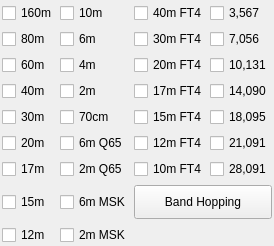
               <widget class="QWidget" name="tab_4">
                <attribute name="title">
                 <string>3</string>
                </attribute>
                <layout class="QVBoxLayout" name="verticalLayout_12">
                 <property name="spacing">
                  <number>3</number>
                 </property>
                 <property name="leftMargin">
                  <number>2</number>
                 </property>
                 <property name="topMargin">
                  <number>3</number>
                 </property>
                 <property name="rightMargin">
                  <number>2</number>
                 </property>
                 <property name="bottomMargin">
                  <number>1</number>
                 </property>
                 <item>
                  <widget class="QWidget" name="widget_3" native="true">
                   <property name="sizePolicy">
                    <sizepolicy hsizetype="Preferred" vsizetype="Preferred">
                     <horstretch>0</horstretch>
                     <verstretch>0</verstretch>
                    </sizepolicy>
                   </property>
                   <layout class="QGridLayout" name="gridLayout_8">
                    <property name="leftMargin">
                     <number>0</number>
                    </property>
                    <property name="topMargin">
                     <number>0</number>
                    </property>
                    <property name="rightMargin">
                     <number>0</number>
                    </property>
                    <property name="bottomMargin">
                     <number>0</number>
                    </property>
                    <property name="horizontalSpacing">
                     <number>3</number>
                    </property>
                    <property name="verticalSpacing">
                     <number>6</number>
                    </property>
                    <item row="7" column="0">
                     <widget class="QCheckBox" name="cb15m">
                      <property name="toolTip">
                       <string>15m FT8</string>
                      </property>
                      <property name="text">
                       <string>15m</string>
                      </property>
                     </widget>
                    </item>
                    <item row="0" column="0">
                     <widget class="QCheckBox" name="cb160m">
                      <property name="toolTip">
                       <string>160m FT8</string>
                      </property>
                      <property name="text">
                       <string>160m</string>
                      </property>
                     </widget>
                    </item>
                    <item row="3" column="2">
                     <widget class="QCheckBox" name="cb17mFT4">
                      <property name="toolTip">
                       <string>17m FT4</string>
                      </property>
                      <property name="text">
                       <string>17m FT4</string>
                      </property>
                     </widget>
                    </item>
                    <item row="6" column="0">
                     <widget class="QCheckBox" name="cb17m">
                      <property name="toolTip">
                       <string>17m FT8</string>
                      </property>
                      <property name="text">
                       <string>17m</string>
                      </property>
                     </widget>
                    </item>
                    <item row="4" column="0">
                     <widget class="QCheckBox" name="cb30m">
                      <property name="toolTip">
                       <string>30m FT8</string>
                      </property>
                      <property name="text">
                       <string>30m</string>
                      </property>
                     </widget>
                    </item>
                    <item row="3" column="0">
                     <widget class="QCheckBox" name="cb40m">
                      <property name="toolTip">
                       <string>40m FT8</string>
                      </property>
                      <property name="text">
                       <string>40m</string>
                      </property>
                     </widget>
                    </item>
                    <item row="5" column="0">
                     <widget class="QCheckBox" name="cb20m">
                      <property name="toolTip">
                       <string>20m FT8</string>
                      </property>
                      <property name="text">
                       <string>20m</string>
                      </property>
                     </widget>
                    </item>
                    <item row="2" column="0">
                     <widget class="QCheckBox" name="cb60m">
                      <property name="toolTip">
                       <string>60m FT8</string>
                      </property>
                      <property name="text">
                       <string>60m</string>
                      </property>
                     </widget>
                    </item>
                    <item row="2" column="2">
                     <widget class="QCheckBox" name="cb20mFT4">
                      <property name="toolTip">
                       <string>20m FT4</string>
                      </property>
                      <property name="text">
                       <string>20m FT4</string>
                      </property>
                     </widget>
                    </item>
                    <item row="1" column="2">
                     <widget class="QCheckBox" name="cb30mFT4">
                      <property name="toolTip">
                       <string>30m FT4</string>
                      </property>
                      <property name="text">
                       <string>30m FT4</string>
                      </property>
                     </widget>
                    </item>
                    <item row="0" column="2">
                     <widget class="QCheckBox" name="cb40mFT4">
                      <property name="toolTip">
                       <string>40m FT4</string>
                      </property>
                      <property name="text">
                       <string>40m FT4</string>
                      </property>
                     </widget>
                    </item>
                    <item row="1" column="0">
                     <widget class="QCheckBox" name="cb80m">
                      <property name="toolTip">
                       <string>80m FT8</string>
                      </property>
                      <property name="text">
                       <string>80m</string>
                      </property>
                     </widget>
                    </item>
                    <item row="8" column="0">
                     <widget class="QCheckBox" name="cb12m">
                      <property name="toolTip">
                       <string>12m FT8</string>
                      </property>
                      <property name="text">
                       <string>12m</string>
                      </property>
                     </widget>
                    </item>
                    <item row="0" column="1">
                     <widget class="QCheckBox" name="cb10m">
                      <property name="toolTip">
                       <string>10m FT8</string>
                      </property>
                      <property name="text">
                       <string>10m</string>
                      </property>
                     </widget>
                    </item>
                    <item row="1" column="1">
                     <widget class="QCheckBox" name="cb6m">
                      <property name="toolTip">
                       <string>6m FT8</string>
                      </property>
                      <property name="text">
                       <string>6m</string>
                      </property>
                     </widget>
                    </item>
                    <item row="2" column="1">
                     <widget class="QCheckBox" name="cb4m">
                      <property name="toolTip">
                       <string>4m FT8</string>
                      </property>
                      <property name="text">
                       <string>4m</string>
                      </property>
                     </widget>
                    </item>
                    <item row="3" column="1">
                     <widget class="QCheckBox" name="cb2m">
                      <property name="toolTip">
                       <string>2m FT8</string>
                      </property>
                      <property name="text">
                       <string>2m</string>
                      </property>
                     </widget>
                    </item>
                    <item row="4" column="1">
                     <widget class="QCheckBox" name="cb70cm">
                      <property name="toolTip">
                       <string>70cm FT8</string>
                      </property>
                      <property name="text">
                       <string>70cm</string>
                      </property>
                     </widget>
                    </item>
                    <item row="5" column="1">
                     <widget class="QCheckBox" name="cb6mQ65">
                      <property name="toolTip">
                       <string>6m Q65</string>
                      </property>
                      <property name="text">
                       <string>6m Q65</string>
                      </property>
                     </widget>
                    </item>
                    <item row="6" column="1">
                     <widget class="QCheckBox" name="cb2mQ65">
                      <property name="toolTip">
                       <string>2m Q65</string>
                      </property>
                      <property name="text">
                       <string>2m Q65</string>
                      </property>
                     </widget>
                    </item>
                    <item row="7" column="1">
                     <widget class="QCheckBox" name="cb6mMSK">
                      <property name="toolTip">
                       <string>6m MSK144</string>
                      </property>
                      <property name="text">
                       <string>6m MSK</string>
                      </property>
                     </widget>
                    </item>
                    <item row="8" column="1">
                     <widget class="QCheckBox" name="cb2mMSK">
                      <property name="toolTip">
                       <string>2m MSK144</string>
                      </property>
                      <property name="whatsThis">
                       <string/>
                      </property>
                      <property name="text">
                       <string>2m MSK</string>
                      </property>
                     </widget>
                    </item>
                    <item row="7" column="2" colspan="2">
                     <widget class="QPushButton" name="pbBandHopping">
                      <property name="minimumSize">
                       <size>
                        <width>0</width>
                        <height>34</height>
                       </size>
                      </property>
                      <property name="toolTip">
                       <string>Toggle band hopping On/Off. Band hopping occurs every other full minute. Changes to the checkboxes take effect immediately.</string>
                      </property>
                      <property name="styleSheet">
                       <string notr="true">QPushButton:checked {
	background-color: red;
	border-style: outset;
	border-width: 1px;
	border-radius: 5px;
	border-color: black;
	min-width: 5em;
	padding: 3px;
}</string>
                      </property>
                      <property name="text">
                       <string>  Band Hopping  </string>
                      </property>
                      <property name="checkable">
                       <bool>true</bool>
                      </property>
                     </widget>
                    </item>
                    <item row="4" column="2">
                     <widget class="QCheckBox" name="cb15mFT4">
                      <property name="toolTip">
                       <string>15m FT4</string>
                      </property>
                      <property name="text">
                       <string>15m FT4</string>
                      </property>
                     </widget>
                    </item>
                    <item row="5" column="2">
                     <widget class="QCheckBox" name="cb12mFT4">
                      <property name="toolTip">
                       <string>12m FT4</string>
                      </property>
                      <property name="text">
                       <string>12m FT4</string>
                      </property>
                     </widget>
                    </item>
                    <item row="6" column="2">
                     <widget class="QCheckBox" name="cb10mFT4">
                      <property name="toolTip">
                       <string>10m FT4</string>
                      </property>
                      <property name="text">
                       <string>10m FT4</string>
                      </property>
                     </widget>
                    </item>
                    <item row="6" column="3">
                     <widget class="QCheckBox" name="cb10mDXp">
                      <property name="toolTip">
                       <string>28,091 MHz FT8</string>
                      </property>
                      <property name="text">
                       <string>28,091</string>
                      </property>
                     </widget>
                    </item>
                    <item row="5" column="3">
                     <widget class="QCheckBox" name="cb15mDXp">
                      <property name="toolTip">
                       <string>21,091 MHz FT8</string>
                      </property>
                      <property name="text">
                       <string>21,091</string>
                      </property>
                     </widget>
                    </item>
                    <item row="4" column="3">
                     <widget class="QCheckBox" name="cb17mDXp">
                      <property name="toolTip">
                       <string>18,095 MHz FT8</string>
                      </property>
                      <property name="text">
                       <string>18,095</string>
                      </property>
                     </widget>
                    </item>
                    <item row="3" column="3">
                     <widget class="QCheckBox" name="cb20mDXp">
                      <property name="toolTip">
                       <string>14,090 MHz FT8</string>
                      </property>
                      <property name="text">
                       <string>14,090</string>
                      </property>
                     </widget>
                    </item>
                    <item row="2" column="3">
                     <widget class="QCheckBox" name="cb30mDXp">
                      <property name="toolTip">
                       <string>10,131 MHz FT8</string>
                      </property>
                      <property name="text">
                       <string>10,131</string>
                      </property>
                     </widget>
                    </item>
                    <item row="1" column="3">
                     <widget class="QCheckBox" name="cb40mDXp">
                      <property name="toolTip">
                       <string>7,056 MHz FT8</string>
                      </property>
                      <property name="text">
                       <string>7,056</string>
                      </property>
                     </widget>
                    </item>
                    <item row="0" column="3">
                     <widget class="QCheckBox" name="cb80mDXp">
                      <property name="toolTip">
                       <string>3,567 MHz FT8</string>
                      </property>
                      <property name="text">
                       <string>3,567</string>
                      </property>
                     </widget>
                    </item>
                   </layout>
                  </widget>
                 </item>
                </layout>
               </widget>
